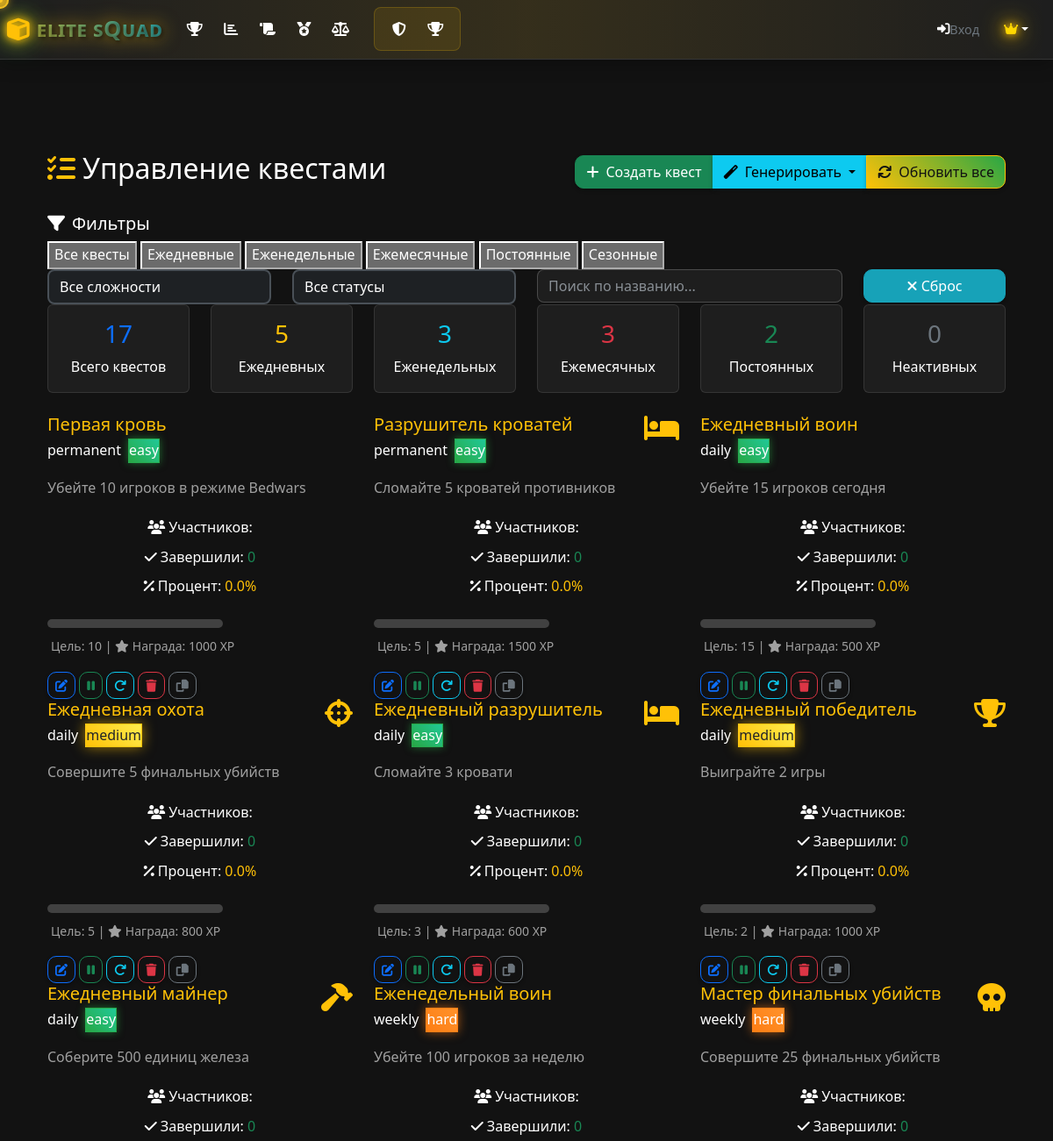
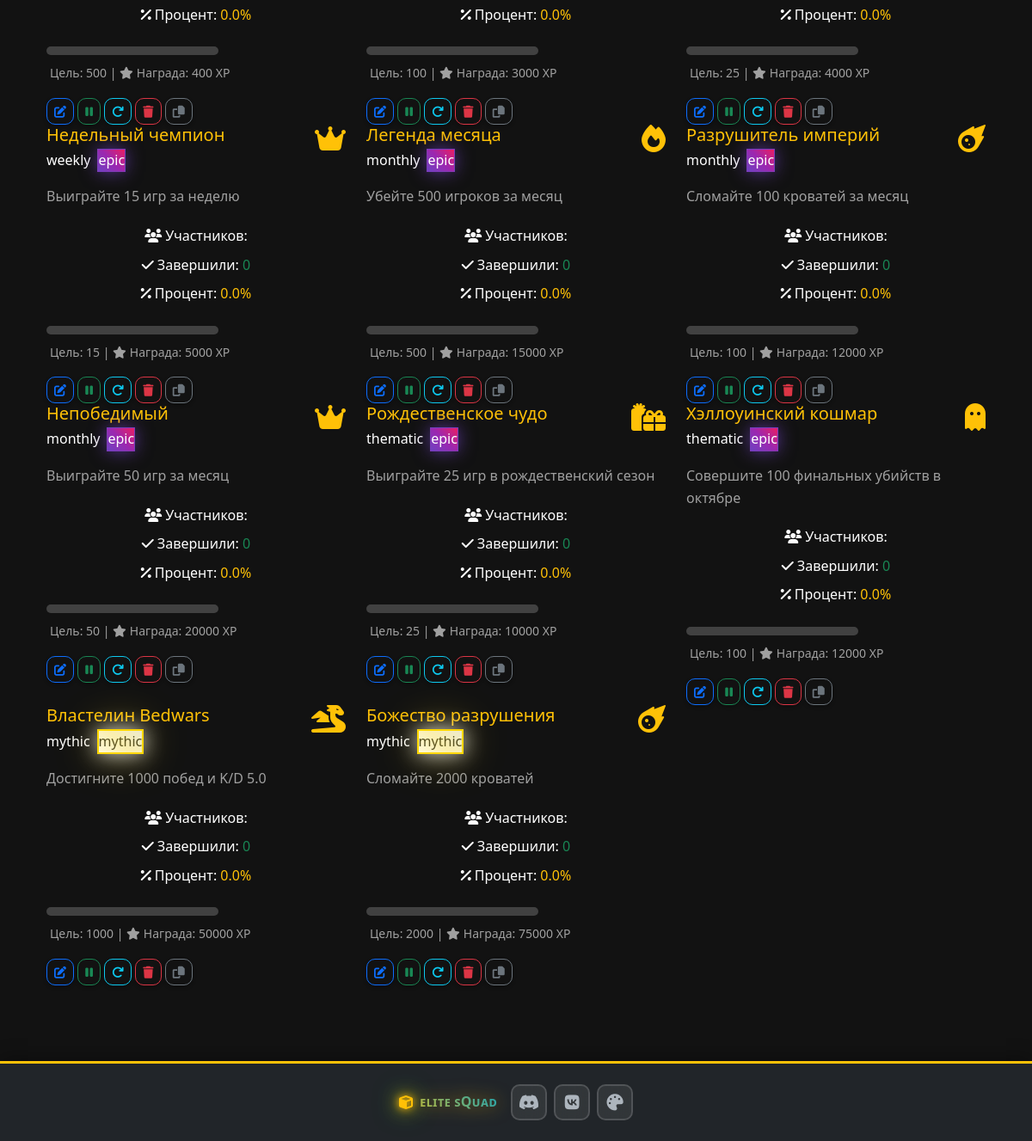
Page /admin/quests (signed in) on the committed database (2 pictures, top to bottom).
### models.py (models this page shows, shortened)
class Quest(db.Model):
    id = db.Column(db.Integer, primary_key=True)
    title = db.Column(db.String(200), nullable=False)
    description = db.Column(db.Text, nullable=False)
    type = db.Column(db.String(50), nullable=False)  # kills, beds, wins, etc.
    target_value = db.Column(db.Integer, nullable=False)
    reward_xp = db.Column(db.Integer, default=0)
    reward_coins = db.Column(db.Integer, default=0)
    reward_reputation = db.Column(db.Integer, default=0)
    reward_title = db.Column(db.String(100), nullable=True)
    reward_role = db.Column(db.String(100), nullable=True)
    icon = db.Column(db.String(50), default='fas fa-trophy')
    difficulty = db.Column(db.String(20), default='medium', nullable=False)  # easy, medium, hard, epic
    quest_category = db.Column(db.String(20), default='permanent', nullable=False)  # daily, weekly, monthly, thematic, mythic, permanent
    is_active = db.Column(db.Boolean, default=True)
    is_repeatable = db.Column(db.Boolean, default=True)
    expires_at = db.Column(db.DateTime, nullable=True)
    created_at = db.Column(db.DateTime, default=datetime.utcnow)
    last_refresh = db.Column(db.DateTime, default=datetime.utcnow)
    player_quests = db.relationship('PlayerQuest', backref='quest', lazy=True, cascade='all, delete-orphan')

### routes.py (the view)
@app.route('/admin/quests')
def admin_quests():
    if not session.get('is_admin', False):
        flash('Доступ запрещен!', 'error')
        return redirect(url_for('login'))
    quests = Quest.query.all()
    quest_stats = []
    for quest in quests:
        total_attempts = PlayerQuest.query.filter_by(quest_id=quest.id).count()
        completed = PlayerQuest.query.filter_by(quest_id=quest.id, is_completed=True).count()
        completion_rate = (completed / total_attempts * 100) if total_attempts > 0 else 0
        quest_stats.append({
            'quest': quest,
            'total_attempts': total_attempts,
            'completed': completed,
            'completion_rate': completion_rate
        })
    return render_template('admin_quests.html', quest_stats=quest_stats)

### routes.py (called while the page is built)
@app.context_processor
def inject_current_player():
    current_player = None
    player_nickname = session.get('player_nickname')
    if player_nickname:
        current_player = Player.query.filter_by(nickname=player_nickname).first()
    if 'language' not in session:
        session['language'] = 'ru'
    return dict(current_player=current_player, current_language=session.get('language', 'ru'))

### templates/admin_quests.html (shortened to what this page needs)
{% extends "base.html" %}
{% block content %}
<div class="container-fluid py-4">
    <div class="d-flex justify-content-between align-items-center mb-4">
        <h2 class="page-title">
            <i class="fas fa-tasks text-warning me-2"></i>Управление квестами
        </h2>
        <div class="btn-group">
            <button class="btn btn-success" data-bs-target="#createQuestModal" data-bs-toggle="modal">
                <i class="fas fa-plus me-2"></i>Создать квест
            </button>
            <div class="btn-group" role="group">
                <button class="btn btn-info dropdown-toggle" data-bs-toggle="dropdown">
                    <i class="fas fa-magic me-2"></i>Генерировать
                </button>
            </div>
            <button class="btn btn-warning" onclick="refreshAllQuests()">
                <i class="fas fa-sync me-2"></i>Обновить все
            </button>
        </div>
    </div>
    <div class="filter-section">
        <h5><i class="fas fa-filter me-2"></i>Фильтры</h5>
        <div class="filter-tabs">
            <button class="filter-tab active" data-filter="all">Все квесты</button>
            <button class="filter-tab" data-filter="daily">Ежедневные</button>
            <button class="filter-tab" data-filter="weekly">Еженедельные</button>
            <button class="filter-tab" data-filter="monthly">Ежемесячные</button>
            <button class="filter-tab" data-filter="permanent">Постоянные</button>
            <button class="filter-tab" data-filter="seasonal">Сезонные</button>
        </div>
        <div class="row">
            <div class="col-md-3">
                <select class="form-select" id="difficultyFilter">
                    <option value="all">Все сложности</option>
                </select>
            </div>
            <div class="col-md-3">
                <select class="form-select" id="statusFilter">
                    <option value="all">Все статусы</option>
                </select>
            </div>
            <div class="col-md-4">
                <input type="text" class="form-control" id="searchQuests" placeholder="Поиск по названию...">
            </div>
            <div class="col-md-2">
                <button class="btn btn-secondary w-100" onclick="resetFilters()">
                    <i class="fas fa-times"></i> Сброс
                </button>
            </div>
        </div>
    </div>
    <div class="row mb-4">
        <div class="col-md-2">
            <div class="card bg-dark border-primary">
                <div class="card-body text-center">
                    <h3 class="text-primary">{{ quest_stats|length }}</h3>
                    <p class="mb-0">Всего квестов</p>
                </div>
            </div>
        </div>
        <div class="col-md-2">
            <div class="card bg-dark border-warning">
                <div class="card-body text-center">
                    <h3 class="text-warning">{{ quest_stats|selectattr('quest.quest_category', 'equalto', 'daily')|list|length }}</h3>
                    <p class="mb-0">Ежедневных</p>
                </div>
            </div>
        </div>
        <div class="col-md-2">
            <div class="card bg-dark border-info">
                <div class="card-body text-center">
                    <h3 class="text-info">{{ quest_stats|selectattr('quest.quest_category', 'equalto', 'weekly')|list|length }}</h3>
                    <p class="mb-0">Еженедельных</p>
                </div>
            </div>
        </div>
        <div class="col-md-2">
            <div class="card bg-dark border-danger">
                <div class="card-body text-center">
                    <h3 class="text-danger">{{ quest_stats|selectattr('quest.quest_category', 'equalto', 'monthly')|list|length }}</h3>
                    <p class="mb-0">Ежемесячных</p>
                </div>
            </div>
        </div>
        <div class="col-md-2">
            <div class="card bg-dark border-success">
                <div class="card-body text-center">
                    <h3 class="text-success">{{ quest_stats|selectattr('quest.quest_category', 'equalto', 'permanent')|list|length }}</h3>
                    <p class="mb-0">Постоянных</p>
                </div>
            </div>
        </div>
        <div class="col-md-2">
            <div class="card bg-dark border-secondary">
                <div class="card-body text-center">
                    <h3 class="text-secondary">{{ quest_stats|selectattr('quest.is_active', 'equalto', False)|list|length }}</h3>
                    <p class="mb-0">Неактивных</p>
                </div>
            </div>
        </div>
    </div>
    <div class="row" id="questsGrid">
        {% for quest_stat in quest_stats %}
        <div class="col-lg-6 col-xl-4 quest-item"
             data-category="{{ quest_stat.quest.quest_category }}"
             data-difficulty="{{ quest_stat.quest.difficulty }}"
             data-status="{{ 'active' if quest_stat.quest.is_active else 'inactive' }}"
             data-title="{{ quest_stat.quest.title|lower }}">
            <div class="quest-card">
                <div class="d-flex justify-content-between align-items-start mb-3">
                    <div>
                        <h5 class="text-warning mb-1">{{ quest_stat.quest.title }}</h5>
                        <div class="d-flex gap-2 align-items-center">
                            <span class="quest-category-badge {{ quest_stat.quest.quest_category }}">
                                {{ quest_stat.quest.quest_category }}
                            </span>
                            <span class="quest-difficulty difficulty-{{ quest_stat.quest.difficulty }}">
                                {{ quest_stat.quest.difficulty }}
                            </span>
                        </div>
                    </div>
                    <div class="quest-icon">
                        <i class="{{ quest_stat.quest.icon }} fa-2x text-warning"></i>
                    </div>
                </div>
                <p class="text-muted mb-3">{{ quest_stat.quest.description }}</p>
                <div class="quest-stats">
                    <div class="stat-item">
                        <span><i class="fas fa-users me-1"></i>Участников:</span>
                    </div>
                    <div class="stat-item">
                        <span><i class="fas fa-check me-1"></i>Завершили:</span>
                        <span class="text-success">{{ quest_stat.completed }}</span>
                    </div>
                    <div class="stat-item">
                        <span><i class="fas fa-percentage me-1"></i>Процент:</span>
                        <span class="text-warning">{{ "%.1f"|format(quest_stat.completion_rate) }}%</span>
                    </div>
                    <div class="progress-bar-container">
                    </div>
                    <div class="mt-2">
                        <small class="text-muted">
                            Цель: {{ quest_stat.quest.target_value }}
                            | <i class="fas fa-star me-1"></i>Награда: {{ quest_stat.quest.reward_xp }} XP
                        </small>
                    </div>
                </div>
                <div class="admin-controls mt-3">
                    <button class="btn btn-sm btn-outline-primary" onclick="editQuest({{ quest_stat.quest.id }})">
                        <i class="fas fa-edit"></i>
                    </button>
                    <button class="btn btn-sm btn-outline-{{ 'success' if quest_stat.quest.is_active else 'warning' }}"
                            onclick="toggleQuestStatus({{ quest_stat.quest.id }})">
                        <i class="fas fa-{{ 'pause' if quest_stat.quest.is_active else 'play' }}"></i>
                    </button>
                    <button class="btn btn-sm btn-outline-info" onclick="resetQuestProgress({{ quest_stat.quest.id }})">
                        <i class="fas fa-redo"></i>
                    </button>
                    <button class="btn btn-sm btn-outline-danger" onclick="deleteQuest({{ quest_stat.quest.id }})">
                        <i class="fas fa-trash"></i>
                    </button>
                    <button class="btn btn-sm btn-outline-secondary" onclick="duplicateQuest({{ quest_stat.quest.id }})">
                        <i class="fas fa-copy"></i>
                    </button>
                </div>
            </div>
        </div>
        {% endfor %}
    </div>
</div>
{% endblock %}

### rows in the picture
Quest: quest "Первая кровь", quest.quest_category "permanent", quest.difficulty "easy", quest.description "Убейте 10 игроков в режиме Bedwars", quest.target_value "10", quest.reward_xp "1000"
Quest: quest "Разрушитель кроватей", quest.quest_category "permanent", quest.difficulty "easy", quest.description "Сломайте 5 кроватей противников", quest.target_value "5", quest.reward_xp "1500"
Quest: quest "Ежедневный воин", quest.quest_category "daily", quest.difficulty "easy", quest.description "Убейте 15 игроков сегодня", quest.target_value "15", quest.reward_xp "500"
Quest: quest "Ежедневная охота", quest.quest_category "daily", quest.difficulty "medium", quest.description "Совершите 5 финальных убийств", quest.target_value "5", quest.reward_xp "800"
Quest: quest "Ежедневный разрушитель", quest.quest_category "daily", quest.difficulty "easy", quest.description "Сломайте 3 кровати", quest.target_value "3", quest.reward_xp "600"
Quest: quest "Ежедневный победитель", quest.quest_category "daily", quest.difficulty "medium", quest.description "Выиграйте 2 игры", quest.target_value "2", quest.reward_xp "1000"
Quest: quest "Ежедневный майнер", quest.quest_category "daily", quest.difficulty "easy", quest.description "Соберите 500 единиц железа", quest.target_value "500", quest.reward_xp "400"
Quest: quest "Еженедельный воин", quest.quest_category "weekly", quest.difficulty "hard", quest.description "Убейте 100 игроков за неделю", quest.target_value "100", quest.reward_xp "3000"
Quest: quest "Мастер финальных убийств", quest.quest_category "weekly", quest.difficulty "hard", quest.description "Совершите 25 финальных убийств", quest.target_value "25", quest.reward_xp "4000"
Quest: quest "Недельный чемпион", quest.quest_category "weekly", quest.difficulty "epic", quest.description "Выиграйте 15 игр за неделю", quest.target_value "15", quest.reward_xp "5000"
Quest: quest "Легенда месяца", quest.quest_category "monthly", quest.difficulty "epic", quest.description "Убейте 500 игроков за месяц", quest.target_value "500", quest.reward_xp "15000"
Quest: quest "Разрушитель империй", quest.quest_category "monthly", quest.difficulty "epic", quest.description "Сломайте 100 кроватей за месяц", quest.target_value "100", quest.reward_xp "12000"
Quest: quest "Непобедимый", quest.quest_category "monthly", quest.difficulty "epic", quest.description "Выиграйте 50 игр за месяц", quest.target_value "50", quest.reward_xp "20000"
Quest: quest "Рождественское чудо", quest.quest_category "thematic", quest.difficulty "epic", quest.description "Выиграйте 25 игр в рождественский сезон", quest.target_value "25", quest.reward_xp "10000"
Quest: quest "Хэллоуинский кошмар", quest.quest_category "thematic", quest.difficulty "epic", quest.description "Совершите 100 финальных убийств в октябре", quest.target_value "100", quest.reward_xp "12000"
Quest: quest "Властелин Bedwars", quest.quest_category "mythic", quest.difficulty "mythic", quest.description "Достигните 1000 побед и K/D 5.0", quest.target_value "1000", quest.reward_xp "50000"
Quest: quest "Божество разрушения", quest.quest_category "mythic", quest.difficulty "mythic", quest.description "Сломайте 2000 кроватей", quest.target_value "2000", quest.reward_xp "75000"

### other values in the picture
{{ 'login'|t }} "Вход"
{{ quest_stats|length }} "17"
{{ quest_stat.completed }} "0" "0" "0" "0" "0" "0" "0" "0" "0" "0" "0" "0" "0" "0" "0" "0" "0"
{{ "%.1f"|format(quest_stat.completion_rate) }} "0.0" "0.0" "0.0" "0.0" "0.0" "0.0" "0.0" "0.0" "0.0" "0.0" "0.0" "0.0" "0.0" "0.0" "0.0" "0.0" "0.0"
